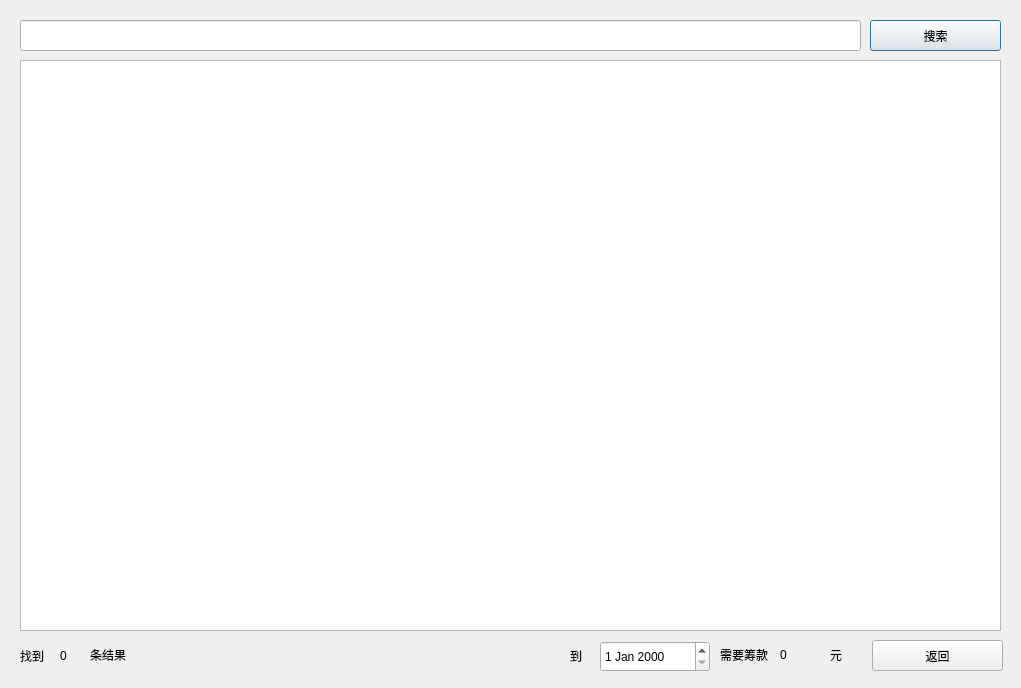
<?xml version="1.0" encoding="UTF-8"?>
<ui version="4.0">
 <class>accountlist</class>
 <widget class="QDialog" name="accountlist">
  <property name="geometry">
   <rect>
    <x>0</x>
    <y>0</y>
    <width>1021</width>
    <height>688</height>
   </rect>
  </property>
  <property name="windowTitle">
   <string>账户</string>
  </property>
  <property name="autoFillBackground">
   <bool>true</bool>
  </property>
  <widget class="QTableView" name="accountlist_tableView">
   <property name="geometry">
    <rect>
     <x>20</x>
     <y>60</y>
     <width>981</width>
     <height>571</height>
    </rect>
   </property>
   <property name="alternatingRowColors">
    <bool>true</bool>
   </property>
   <property name="sortingEnabled">
    <bool>true</bool>
   </property>
   <attribute name="horizontalHeaderVisible">
    <bool>true</bool>
   </attribute>
   <attribute name="verticalHeaderVisible">
    <bool>false</bool>
   </attribute>
  </widget>
  <widget class="QLineEdit" name="accountlist_searchEdit">
   <property name="geometry">
    <rect>
     <x>20</x>
     <y>20</y>
     <width>841</width>
     <height>31</height>
    </rect>
   </property>
  </widget>
  <widget class="QPushButton" name="accountlist_searchButton">
   <property name="geometry">
    <rect>
     <x>870</x>
     <y>20</y>
     <width>131</width>
     <height>31</height>
    </rect>
   </property>
   <property name="text">
    <string>搜索</string>
   </property>
  </widget>
  <widget class="QPushButton" name="accountlist_backButton">
   <property name="geometry">
    <rect>
     <x>872</x>
     <y>640</y>
     <width>131</width>
     <height>31</height>
    </rect>
   </property>
   <property name="text">
    <string>返回</string>
   </property>
  </widget>
  <widget class="QLabel" name="label_1">
   <property name="geometry">
    <rect>
     <x>20</x>
     <y>640</y>
     <width>31</width>
     <height>31</height>
    </rect>
   </property>
   <property name="text">
    <string>找到</string>
   </property>
  </widget>
  <widget class="QLabel" name="label_2">
   <property name="geometry">
    <rect>
     <x>60</x>
     <y>645</y>
     <width>21</width>
     <height>21</height>
    </rect>
   </property>
   <property name="text">
    <string>0</string>
   </property>
  </widget>
  <widget class="QLabel" name="label_3">
   <property name="geometry">
    <rect>
     <x>90</x>
     <y>645</y>
     <width>72</width>
     <height>20</height>
    </rect>
   </property>
   <property name="text">
    <string>条结果</string>
   </property>
  </widget>
  <widget class="QLabel" name="label_4">
   <property name="geometry">
    <rect>
     <x>570</x>
     <y>640</y>
     <width>20</width>
     <height>31</height>
    </rect>
   </property>
   <property name="text">
    <string>到</string>
   </property>
  </widget>
  <widget class="QDateEdit" name="dateEdit">
   <property name="geometry">
    <rect>
     <x>600</x>
     <y>641</y>
     <width>110</width>
     <height>31</height>
    </rect>
   </property>
  </widget>
  <widget class="QLabel" name="label_5">
   <property name="geometry">
    <rect>
     <x>720</x>
     <y>639</y>
     <width>61</width>
     <height>31</height>
    </rect>
   </property>
   <property name="text">
    <string>需要筹款</string>
   </property>
  </widget>
  <widget class="QLabel" name="label_6">
   <property name="geometry">
    <rect>
     <x>780</x>
     <y>639</y>
     <width>51</width>
     <height>31</height>
    </rect>
   </property>
   <property name="text">
    <string>0</string>
   </property>
  </widget>
  <widget class="QLabel" name="label_7">
   <property name="geometry">
    <rect>
     <x>830</x>
     <y>639</y>
     <width>20</width>
     <height>31</height>
    </rect>
   </property>
   <property name="text">
    <string>元</string>
   </property>
  </widget>
 </widget>
 <resources/>
 <connections/>
</ui>
